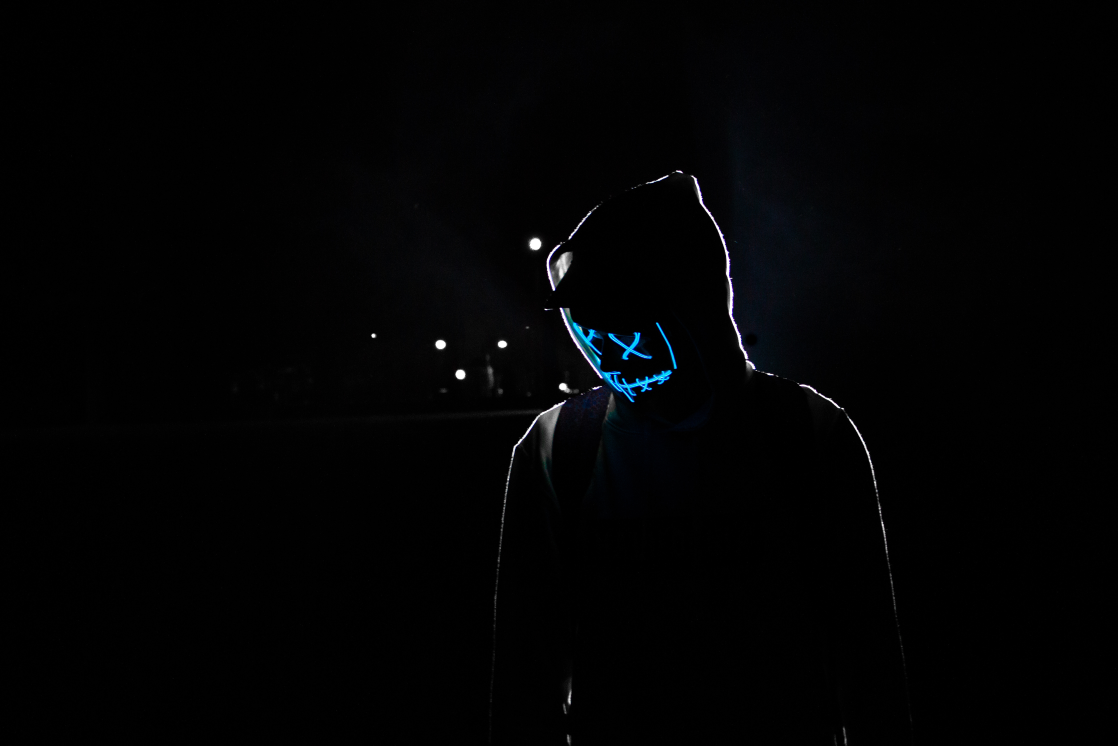
#> input picture tp_1/images/img_sombre.jpeg, 6708 x 4472 px (shown at 1/6 size)
$ python tp-1.py
#> lines starting #> are read from the running program, lines starting #| are printed output that depends on the picture
# [178 lines of commented-out code are left out]

import cv2
import numpy as np
import matplotlib.pyplot as plt

# Charger l'image en niveaux de gris
image = cv2.imread('images/img_sombre.jpeg', cv2.IMREAD_GRAYSCALE)
#> image: shape (4472, 6708); min 0, max 255, mean 2.7
#image = cv2.imread('../tp_2/images_TP1-2/1_wIXlvBeAFtNVgJd49VObgQ.png', cv2.IMREAD_GRAYSCALE)

# Paramètres pour la transformation linéaire
alpha_linear = 1.5   # Facteur d'échelle pour la transformation linéaire
beta_linear = 30     # Décalage pour la transformation linéaire

# Paramètre pour la correction gamma
gamma = 1.5   # Paramètre gamma pour la correction gamma

# Appliquer l'égalisation de l'histogramme avec OpenCV
equalized_image_opencv = cv2.equalizeHist(image)
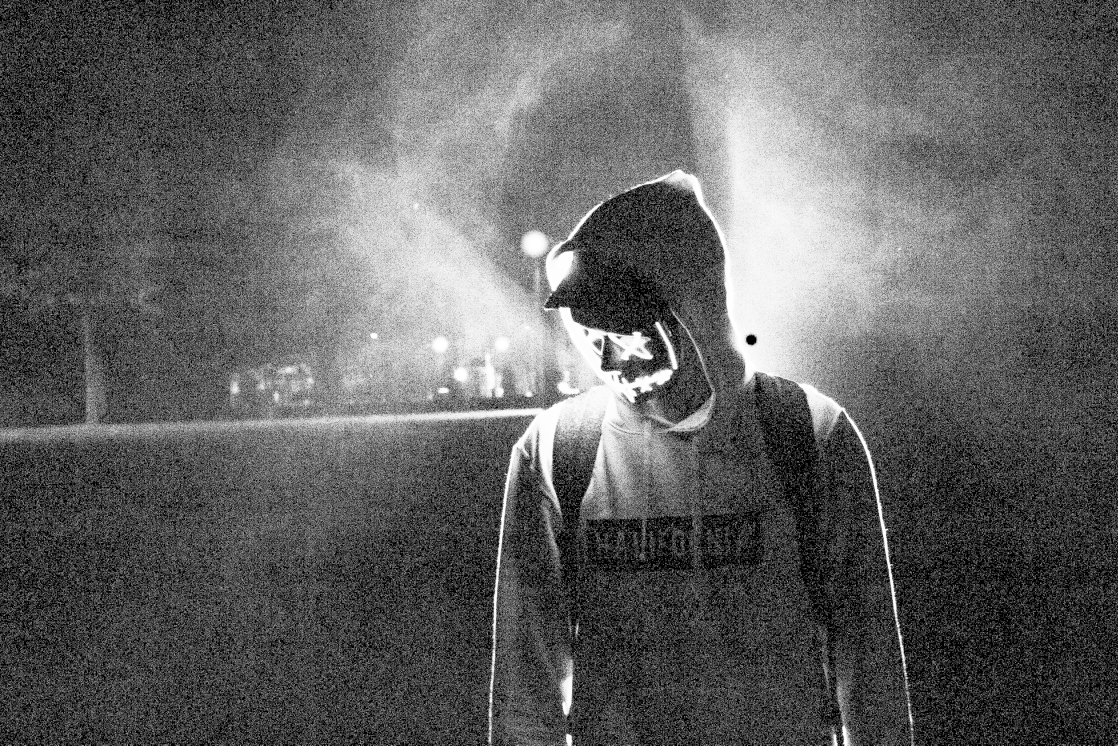
#> equalized_image_opencv: shape (4472, 6708) (shown at 1/6 size); min 0, max 255, mean 97

# Appliquer la transformation linéaire
linear_transformed_image = np.clip(alpha_linear * image + beta_linear, 0, 255).astype(np.uint8)
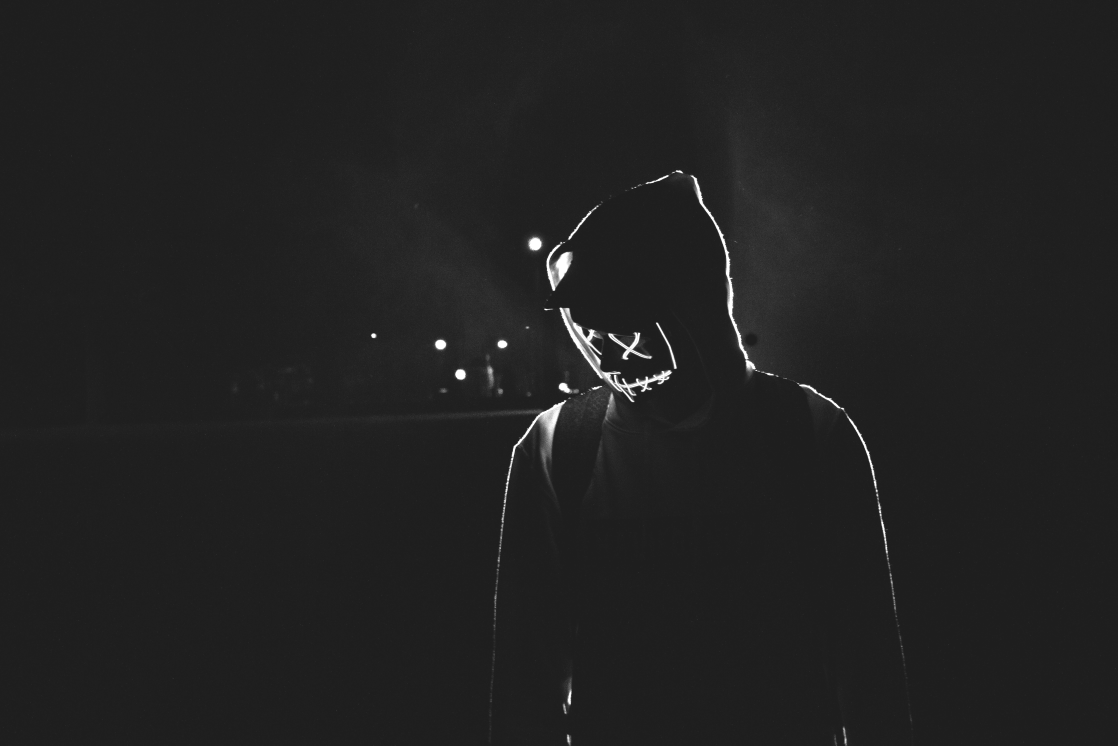
#> linear_transformed_image: shape (4472, 6708) (shown at 1/6 size); min 30, max 255, mean 33.5

# Appliquer la correction gamma
gamma_corrected = np.power(image / 255.0, gamma)
gamma_corrected = np.uint8(gamma_corrected * 255)

# Afficher les résultats et leurs histogrammes
images = [image, equalized_image_opencv, linear_transformed_image, gamma_corrected]
titles = ['Image originale', 'Égalisation de l\'histogramme (OpenCV)', 'Transformation linéaire', 'Correction gamma']
params = [None, None, (alpha_linear, beta_linear), gamma]

# Boucle pour afficher les images et les histogrammes
for i in range(len(images)):
    plt.subplot(2, 4, i + 1)
    plt.imshow(images[i], cmap='gray')
    plt.title(titles[i])   # Titre de l'image
    plt.axis('off')   # Désactiver les axes

    # Affichage de l'histogramme
    plt.subplot(2, 4, i + 5)
    plt.hist(images[i].ravel(), bins=256, range=[0, 256])
    plt.title('Histogramme ' + titles[i])   # Titre de l'histogramme
    plt.xlim(0, 256)   # Limites de l'axe x de l'histogramme

    # Affichage des paramètres si disponibles
    if params[i] is not None:
        plt.text(10, 100, f'Paramètres: {params[i]}', color='white')   # Afficher les paramètres
#> this loop made 4 passes

# Ajustement de la disposition des sous-graphiques
plt.tight_layout()
plt.show()   # Afficher les graphiques
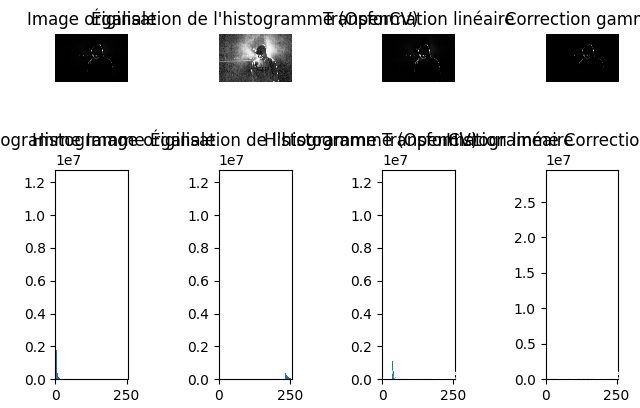
#> figure drawn by matplotlib, 8 panels; panel 2: tallest bar 12166361 high, from x = 0 to 1; panel 4: tallest bar 12166361 high, from x = 0 to 1; panel 6: tallest bar 12166361 high, from x = 30 to 31; panel 8: tallest bar 28168162 high, from x = 0 to 1
